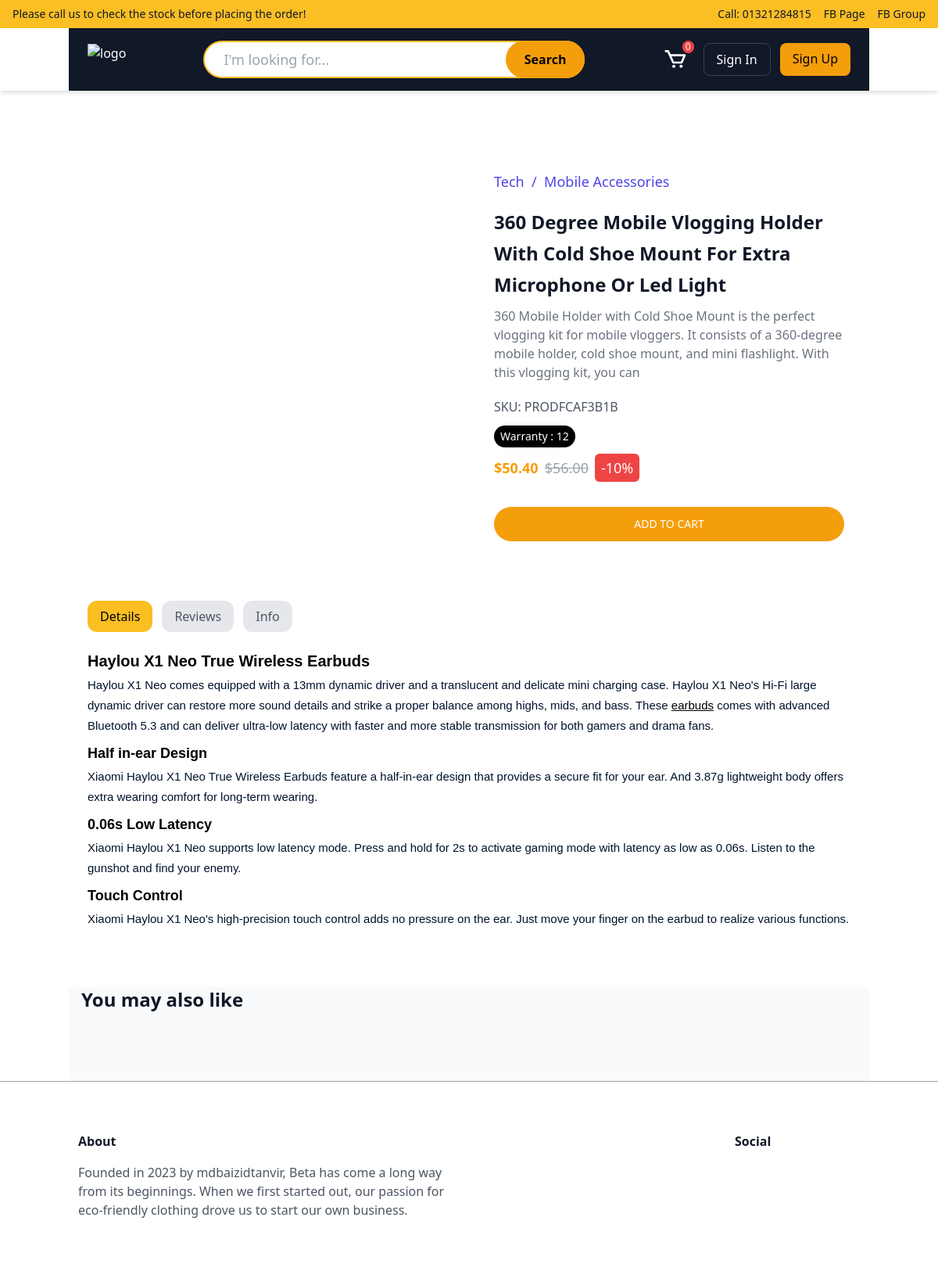
The page /product/360-degree-mobile-vlogging-holder-with-cold-shoe-mount-for-extra-microphone-or-led-light/ on the database its author committed.
### app/models.py (models this page shows, shortened)
class Product(models.Model):
    name = models.CharField(max_length=100)
    description = models.CharField(max_length=200)
    description_long = FroalaField()
    price = models.DecimalField(max_digits=10, decimal_places=2)
    main_image = CloudinaryField()
    product_id = models.CharField(max_length=12, unique=True, editable=False, blank=True)
    brand = models.CharField(max_length=100, blank=True, null=True)
    model_number = models.CharField(max_length=100, blank=True, null=True)
    warranty_months = models.IntegerField(default=12)
    deals_of_the_day = models.ForeignKey(
        Deals_of_the_Day,
        on_delete=models.SET_NULL,
        null=True,
        blank=True,
        related_name='products'
    )
    discount_percentage = models.PositiveIntegerField(default=0)
    sizes = models.ForeignKey(Size, on_delete=models.CASCADE, related_name='products', null=True, blank=True)
    colors = models.ForeignKey(Color, on_delete=models.CASCADE, related_name='products', null=True, blank=True)
    in_stock = models.PositiveIntegerField(default=0)
    category = models.ForeignKey(Category, on_delete=models.CASCADE, related_name='products')
    keywords = models.CharField(max_length=100, blank=True, null=True)
    slug = models.SlugField(max_length=255, unique=True, blank=True)
    created_at = models.DateTimeField(auto_now_add=True)
    updated_at = models.DateTimeField(auto_now=True)
    def is_deal_active(self):
        if self.deals_of_the_day:
            return self.deals_of_the_day.is_active()
        return False
    def get_final_price(self):
        if self.is_deal_active() and self.discount_percentage:
            discount_amount = (Decimal(self.discount_percentage) / Decimal(100)) * self.price
            return self.price - discount_amount
        return self.price

class Category(models.Model):
    name = models.CharField(max_length=100)
    image = CloudinaryField()
    slug = models.SlugField(max_length=255, unique=True, blank=True)
    description = models.CharField(max_length=200, blank=True)
    def __str__(self):
        return self.name

class Deals_of_the_Day(models.Model):
    start_date = models.DateTimeField(default=timezone.now)
    end_date = models.DateTimeField(default=default_deal_end_time)
    def is_active(self):
        now = timezone.now()
        return self.start_date <= now <= self.end_date

### app/views.py (the view)
# urls.py: path('product/<slug:slug>/', views.product_detail, name='product_detail'),
def product_detail(request, slug):
    product = get_object_or_404(Product, slug=slug)
    favorite_ids = []
    if request.user.is_authenticated:
        favorite_ids = list(
            Favorite.objects.filter(user=request.user).values_list('product_id', flat=True)
        )
    related_products = Product.objects.filter(
        category=product.category
    ).exclude(slug=slug)[:4]  # Show 4 related products
    reviews = product.reviews.all()  # from related_name="reviews"
    avg_rating = reviews.aggregate(Avg("rating"))["rating__avg"]
    return render(request, 'store/product_detail.html', {'product': product, 'related_products': related_products,            "reviews": reviews,
        "avg_rating": round(avg_rating, 1) if avg_rating else None,
            'favorite_ids': favorite_ids,
})

### templates/store/product_detail.html (shortened to what this page needs)
{% extends 'base.html' %}
{% block body %}
<link
  rel="stylesheet"
  href="https://cdn.jsdelivr.net/npm/swiper@9/swiper-bundle.min.css"
/>
                                                <section class="relative container mx-auto mt-20 ">
        <div class="w-full mx-auto px-4 sm:px-6 lg:px-0">
            <div class="grid grid-cols-1 lg:grid-cols-2 gap-16 mx-auto max-md:px-2 ">
                <div class="img">
                    <div class="img-box h-full max-lg:mx-auto ">
                    </div>
                </div>
                <div
                    class="data w-full lg:pr-8 pr-0 xl:justify-start justify-center flex items-center max-lg:pb-10 xl:my-2 lg:my-5 my-0">
                    <div class="data w-full max-w-xl">
                        <p class="text-lg font-medium leading-8 text-indigo-600 mb-4">Tech&nbsp; /&nbsp; {{product.category}}
                        </p>
                        <h2 class="font-manrope font-bold text-2xl leading-10 text-gray-900 mb-2 capitalize">
                           {{product.name}}</h2>
                        <p class="text-gray-500 text-base font-normal mt-1 mb-5">
                          {{product.description}}
                        </p>
                        <p class="mb-3">SKU: {{product.product_id}}</p>
    <div class="flex space-x-2">
{% if product.warranty_months %}
      <div class="bg-black text-white text-sm px-2 py-1 rounded-full">Warranty : {{product.warranty_months}}</div>
      {% endif %}
    </div>
     <div class="flex items-center gap-2 mt-2">
      {% if product.discount_percentage %}
        <span class="text-yellow-500 text-lg font-bold">${{ product.get_final_price|floatformat:2 }}</span>
        <span class="line-through text-gray-400 text-lg">${{ product.price }}</span>
        <p class="text-lg py-1 px-2 rounded-md text-white bg-red-500">-{{product.discount_percentage}}%</p>
      {% else %}
        <span class="text-yellow-500 text-lg font-bold">${{ product.price }}</span>
      {% endif %}
    </div>
                        <div class="grid  py-8">
<form action="{% url 'add_to_cart' product.pk %}" method="post">
                            <button type="submit"
                                class=" py-3 px-5 rounded-full bg-yellow-500 text-sm w-full flex items-center justify-center gap-2 transition-all duration-500 text-white uppercase">
                                Add to cart</button>
</form>
                        </div>
                    </div>
                </div>
            </div>
  <div class=" w-full p-6">
    <div class="flex space-x-3 mb-6">
      <button data-tab="details" onclick="showTab('details')" class="tab-btn px-4 py-2 rounded-xl bg-gray-200 hover:bg-yellow-300 transition">Details</button>
      <button data-tab="reviews" onclick="showTab('reviews')" class="tab-btn px-4 py-2 rounded-xl bg-gray-200 hover:bg-yellow-300 transition">Reviews</button>
      <button data-tab="info" onclick="showTab('info')" class="tab-btn px-4 py-2 rounded-xl bg-gray-200 hover:bg-yellow-300 transition">Info</button>
    </div>
    <div id="details" class="tab-content">
      {{product.description_long | safe }}
    </div>
  </div>
        </div>
    </section>
<section class="container mx-auto  px-4 bg-gray-50 mt-10">
      <h2 class="text-2xl font-bold text-gray-900 mb-6">You may also like</h2>
    <div class=" mx-auto flex items-center flex-wrap pt-4 pb-12">
    </div>
</section>
{% endblock %}

### rows shown on the page
Product: category "Mobile Accessories", name "360 Degree Mobile Vlogging Holder With Cold Shoe Mount For Extra Microphone Or Led Light", description "360 Mobile Holder with Cold Shoe Mount is the perfect vlogging kit for mobile vloggers. It consists of a 360-degree mobile holder, cold shoe mount, and mini flashlight. With this vlogging kit, you can", product_id "PRODFCAF3B1B", warranty_months "12", get_final_price "50.40", price "56.00", discount_percentage "10", description_long "Haylou X1 Neo True Wireless Earbuds Haylou X1 Neo comes equipped with a 13mm dynamic driver and a translucent and delicate mini charging case. Haylou X1 Neo's Hi-Fi large dynamic driver can restore more sound details and strike a proper balance among highs, mids, and bass. These earbuds comes with advanced Bluetooth 5.3 and can deliver ultra-low latency with faster and more stable transmission for both gamers and drama fans. Half in-ear Design Xiaomi Haylou X1 Neo True Wireless Earbuds feature a half-in-ear design that provides a secure fit for your ear. And 3.87g lightweight body offers extra wearing comfort for long-term wearing. 0.06s Low Latency Xiaomi Haylou X1 Neo supports low latency…"

### other values the page prints
{{ request.session.cart|length|default:"0" }} "0"
